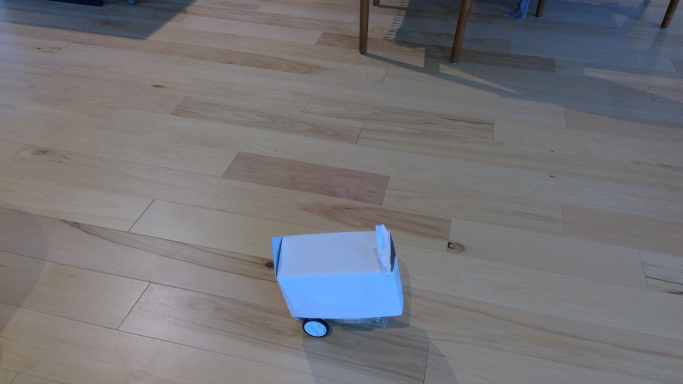
#> input picture tests/images/WIN_20261122_15_56_34_Pro.jpg, 1365 x 768 px (shown at 1/2 size)
$ python -i vision.py   (imports and definitions only)
#> lines starting #> are read from the running program, lines starting #| are printed output that depends on the picture; after the words box and inside, x2 and y2 are one past the last pixel; in counts of white or black regions, pixels touching at a corner belong together
#> further down, picture is the input picture: shape (768, 1365, 3); mean B, G, R 119.8, 115.9, 116.2
"""Tracks the robot (a white paper box on wheels) in the tablet's rear camera.

Detection by hue and saturation: the camera's auto white balance is set by the warm wood floor, so the white paper
box shows up blue-tinted (hue ~100-107, saturation ~75-150 on OpenCV's 0-179 / 0-255 scales), while the floor and the
glare on it are nearly unsaturated (saturation < 25). Each frame is downscaled and converted to HSV; pixels inside
hue_range and saturation_range and not darker than the frame's median value + value_offset (drops shadows) are kept,
cleaned up with morphology, and the blobs are scored by size, by distance to the last position while tracking, and
down-weighted when cut by the frame edge (window reflections). Clicking the robot in the camera window recalibrates
the hue/saturation ranges from the clicked pixels and re-seeds the track.
Keys in the window: m = show mask, r = reset track, q = quit.
"""
import logging
import math
import os
import threading
import time
from dataclasses import dataclass

import cv2
import numpy as np

log = logging.getLogger("squeaky.vision")

WINDOW = "squeaky - robot tracking"


@dataclass
class Track:
    found: bool = False
    x: float = 0.0           # centre, normalized 0..1 (left -> right)
    y: float = 0.0           # centre, normalized 0..1 (top -> bottom)
    bbox: tuple = None       # (x, y, w, h) in frame pixels
    vx: float = 0.0          # velocity, normalized units per second
    vy: float = 0.0
    timestamp: float = 0.0

    # [15 lines left out: functions describe, heading, not called in this run]


class RobotDetector:
    def __init__(self, process_width=640, hue_range=(90, 130), saturation_range=(50, 255), value_offset=-10,
                 min_area=0.002, max_area=0.3,
                 min_solidity=0.45):
        self.process_width = process_width
        self.hue_range = tuple(hue_range)
        self.saturation_range = tuple(saturation_range)
        self.value_offset = value_offset
        self.min_area = min_area
        self.max_area = max_area
        self.min_solidity = min_solidity

    def _hsv(self, frame):
        h, w = frame.shape[:2]
#> h = 768; w = 1365
        scale = self.process_width / w if w > self.process_width else 1.0
#> scale = 0.469
        small = cv2.resize(frame, (round(w * scale), round(h * scale))) if scale != 1.0 else frame
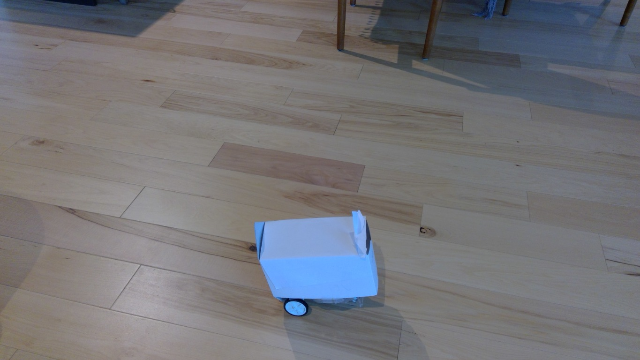
#> small: shape (360, 640, 3); mean B, G, R 119.6, 115.8, 116.1
        return cv2.cvtColor(cv2.GaussianBlur(small, (5, 5), 0), cv2.COLOR_BGR2HSV), scale

    # [13 lines left out: function calibrate, not called in this run]

    def candidates(self, frame):
        """Returns ([(cx, cy, (x, y, w, h), area_fraction, touches_border)] in frame pixels, mask, scale)."""
        hsv, scale = self._hsv(frame)
#> hsv: shape (360, 640, 3); mean H, S, V 65, 28.6, 125.2
#> scale = 0.469
        hue, sat, val = cv2.split(hsv)
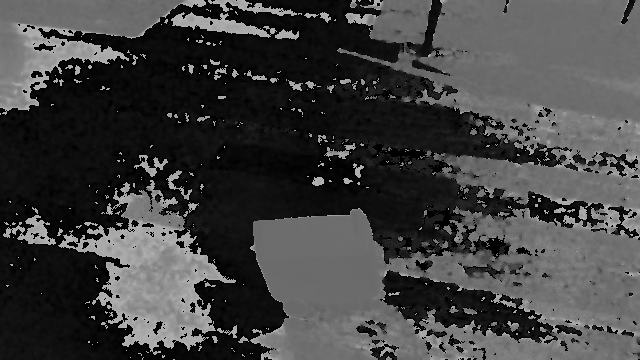
#> hue: shape (360, 640); min 0, max 178, mean 65
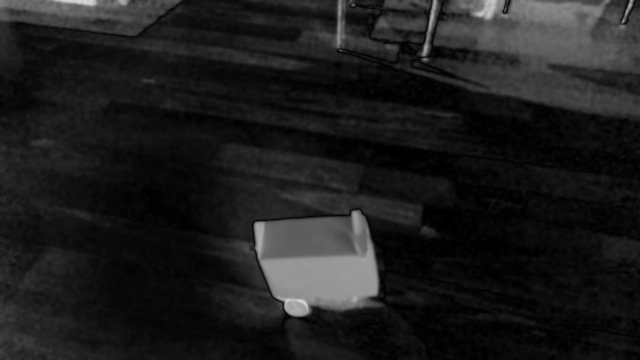
#> sat: shape (360, 640); min 0, max 222, mean 28.6
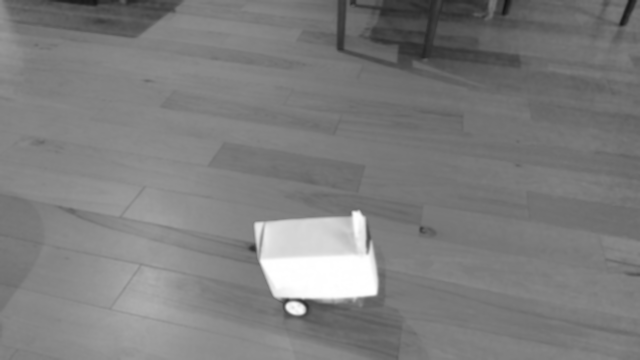
#> val: shape (360, 640); min 18, max 255, mean 125.2
        (h0, h1), (s0, s1) = self.hue_range, self.saturation_range
        in_hue = (hue >= h0) & (hue <= h1) if h0 <= h1 else (hue >= h0) | (hue <= h1)  # h0 > h1 wraps red
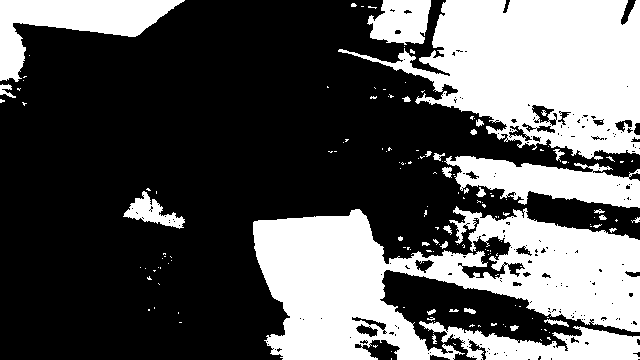
#> in_hue: shape (360, 640) bool; 35.2% white; 161 white regions (131 under 20 px), largest, box (x1, y1, x2, y2) and area: (253, 206, 640, 360) 32863, (338, 0, 640, 160) 27496, (0, 0, 185, 82) 6047
        v_min = float(np.median(val)) + self.value_offset
#> v_min = 113
        mask = (in_hue & (sat >= s0) & (sat <= s1) & (val >= v_min)).astype(np.uint8) * 255
#> mask: shape (360, 640); 5.1% white; 38 white regions (27 under 20 px), largest, box (x1, y1, x2, y2) and area: (254, 210, 379, 316) 9739, (552, 37, 640, 69) 1277, (0, 0, 19, 22) 199
        mask = cv2.morphologyEx(mask, cv2.MORPH_OPEN, np.ones((3, 3), np.uint8))
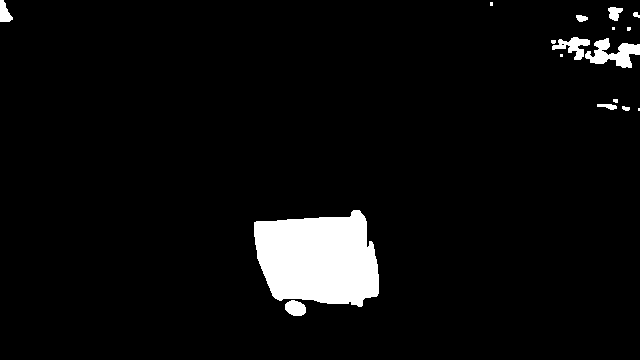
#> mask: shape (360, 640); 5% white; 17 white regions (7 under 20 px), largest, box (x1, y1, x2, y2) and area: (254, 210, 379, 307) 9471, (585, 38, 640, 68) 830, (552, 37, 590, 60) 394
        mask = cv2.morphologyEx(mask, cv2.MORPH_CLOSE, np.ones((9, 9), np.uint8))
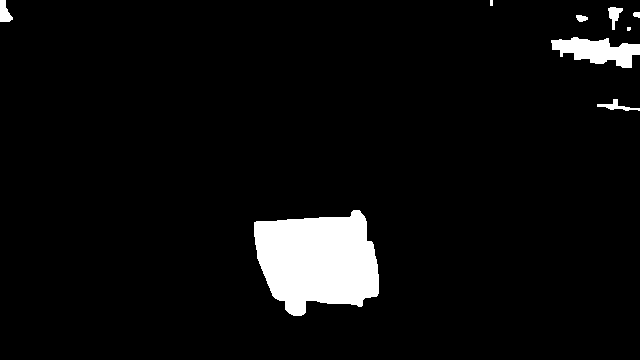
#> mask: shape (360, 640); 5.3% white; 9 white regions (2 under 20 px)
        contours, _ = cv2.findContours(mask, cv2.RETR_EXTERNAL, cv2.CHAIN_APPROX_SIMPLE)
#> contours = 9 contours, 2 with area under 20; largest, box (x1, y1, x2, y2) and area: (254, 210, 379, 316) 9620, (551, 37, 640, 68) 1488, (0, 0, 13, 22) 162, (608, 7, 623, 30) 141, (597, 99, 640, 111) 128, (576, 15, 588, 22) 48, (633, 12, 640, 18) 24
        mh, mw = mask.shape
#> mh = 360; mw = 640
        total = mh * mw
#> total = 230400
        found = []
        for c in contours:
            area = cv2.contourArea(c)
            frac = area / total
            if not self.min_area <= frac <= self.max_area:
                continue
            hull = cv2.contourArea(cv2.convexHull(c))
            if hull <= 0 or area / hull < self.min_solidity:
                continue
            x, y, bw, bh = cv2.boundingRect(c)
            border = x <= 1 or y <= 1 or x + bw >= mw - 1 or y + bh >= mh - 1
            m = cv2.moments(c)
            cx, cy = m["m10"] / m["m00"], m["m01"] / m["m00"]
            found.append((cx / scale, cy / scale, (round(x / scale), round(y / scale), round(bw / scale),
                                                     round(bh / scale)), frac, border))
#> this loop made 9 passes
#> (area, frac) on passes 2, 5, 6, 7, 9: (128, 0.000556), (47.5, 0.000206), (24.5, 0.000106), (141, 0.000612), (161.5, 0.000701)
#> (area, frac, hull, x, y, bw, bh, border) on passes 1, 3: (9620.5, 0.0418, 10552.5, 254, 210, 125, 106, False), (1488, 0.00646, 1965, 551, 37, 89, 31, True)
#> after the loop, found = [(676.9, 555.2, (542, 448, 267, 226), 0.0418, False), (1274.3, 107.7, (1175, 79, 190, 66), 0.00646, True)]
        return found, mask, scale


class RobotTracker:
    """Chooses the robot among the detector's candidates and smooths its position over time."""

    # [17 lines left out: functions __init__, seed, not called in this run]

    def reset(self):
        self.track = Track()
        self._seed = None

    # [39 lines left out: function update, not called in this run]


class CameraTracker:
    """Background thread: grabs frames from the camera, tracks the robot, logs changes and shows an annotated view."""

    # [22 lines left out: functions __init__, track, not called in this run]

    def start(self):
        self._running = True
        self._thread.start()

    def stop(self):
        self._running = False
        self._thread.join(timeout=3)

    # [106 lines left out: functions _open, _run, _log, _annotate, _on_mouse, _on_key and 1 more, not called in this run]

>>> import cv2
>>> picture = cv2.imread('../tests/images/WIN_20261122_15_56_34_Pro.jpg')
>>> result = RobotDetector().candidates(picture)

$ run again, on tests/images/WIN_20261122_15_56_43_Pro.jpg
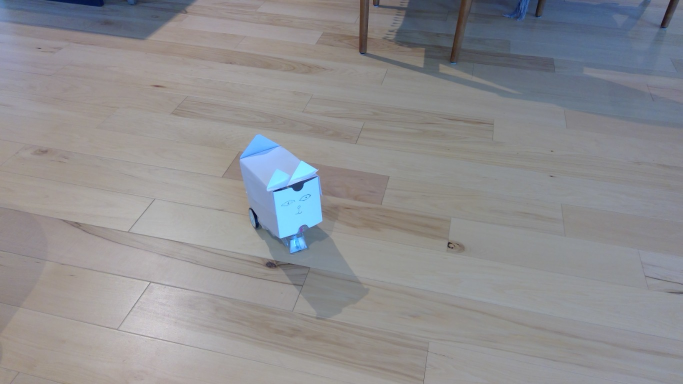
#> input picture tests/images/WIN_20261122_15_56_43_Pro.jpg, 1365 x 768 px (shown at 1/2 size)
#> picture is the input picture: shape (768, 1365, 3); mean B, G, R 144.3, 141.5, 141.8
#> hsv: shape (360, 640, 3); mean H, S, V 62.3, 23.5, 149.7
#> in candidates, `hsv, scale = self._hsv(frame)`: scale = 0.469
#> in candidates, `in_hue = (hue >= h0) & (hue <= h1) if h0 <= h1 else (hue >= h0) | (hue..`:
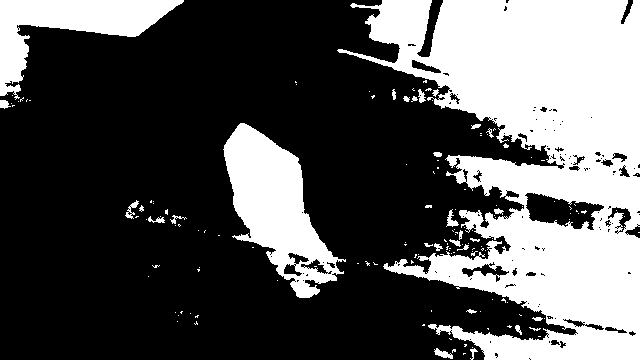
#> in_hue: shape (360, 640) bool; 33.9% white; 150 white regions (120 under 20 px), largest, box (x1, y1, x2, y2) and area: (337, 0, 640, 360) 60242, (223, 123, 346, 298) 9816, (0, 0, 184, 100) 6572
#> v_min = 139
#> in candidates, `mask = cv2.morphologyEx(mask, cv2.MORPH_CLOSE, np.ones((9, 9), np.uint..`:
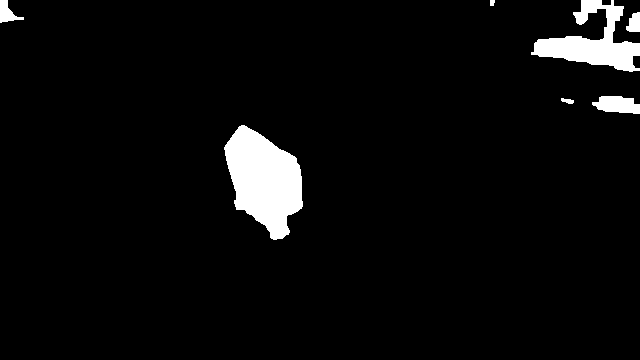
#> mask: shape (360, 640); 4.5% white; 7 white regions
#> contours = 7 contours, 1 with area under 20; largest, box (x1, y1, x2, y2) and area: (224, 125, 303, 240) 5610, (531, 0, 640, 72) 3076, (592, 96, 640, 114) 578, (0, 0, 24, 23) 234, (626, 12, 640, 32) 180, (561, 98, 574, 104) 36
#> the loop in candidates, `for c in contours:` made 7 passes
#> (area, frac, hull, x, y, bw, bh, border) on passes 1, 3, 5: (5610.5, 0.0244, 6130, 224, 125, 79, 115, False), (577.5, 0.00251, 644, 592, 96, 48, 18, True), (3075.5, 0.0133, 5294.5, 531, 0, 109, 72, True)
#> after the loop in candidates, `for c in contours:`: found = [(562.6, 383.1, (478, 267, 168, 245), 0.0244, False), (1315.8, 222.6, (1263, 205, 102, 38), 0.00251, True), (1262.8, 89.82, (1133, 0, 232, 154), 0.0133, True)]

$ run again, on tests/images/WIN_20261122_15_56_53_Pro.jpg
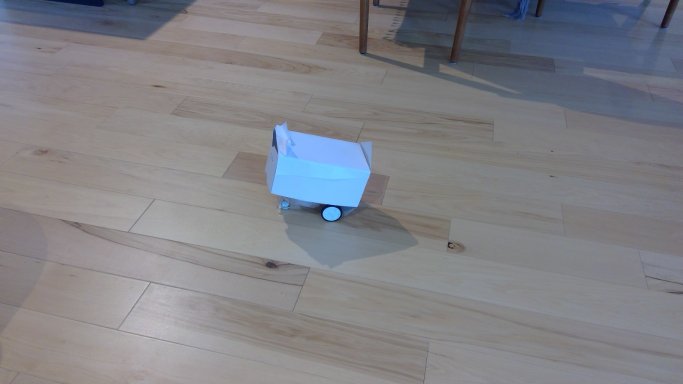
#> input picture tests/images/WIN_20261122_15_56_53_Pro.jpg, 1365 x 768 px (shown at 1/2 size)
#> picture is the input picture: shape (768, 1365, 3); mean B, G, R 134, 128.8, 128.5
#> hsv: shape (360, 640, 3); mean H, S, V 79.6, 24.4, 137.6
#> in candidates, `hsv, scale = self._hsv(frame)`: scale = 0.469
#> in candidates, `in_hue = (hue >= h0) & (hue <= h1) if h0 <= h1 else (hue >= h0) | (hue..`:
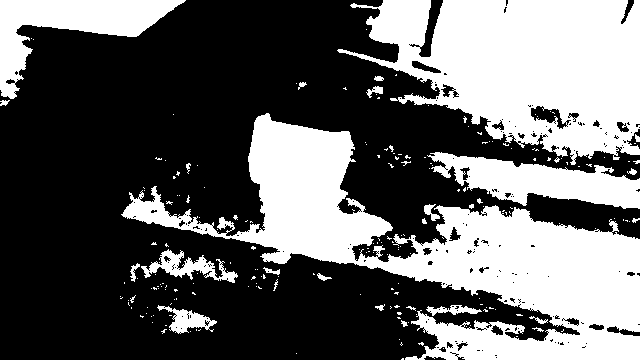
#> in_hue: shape (360, 640) bool; 38.9% white; 209 white regions (183 under 20 px), largest, box (x1, y1, x2, y2) and area: (121, 113, 640, 360) 41654, (337, 0, 640, 165) 31267, (0, 0, 186, 99) 6574
#> v_min = 127
#> in candidates, `mask = cv2.morphologyEx(mask, cv2.MORPH_CLOSE, np.ones((9, 9), np.uint..`:
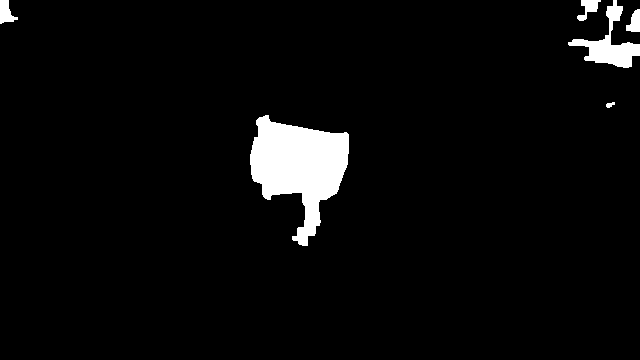
#> mask: shape (360, 640); 4.1% white; 6 white regions
#> contours = 6 contours; box (x1, y1, x2, y2) and area: (250, 115, 349, 246) 6868, (568, 0, 640, 68) 1393, (0, 0, 18, 24) 222, (577, 0, 601, 21) 198, (626, 9, 640, 32) 185, (606, 102, 615, 108) 24
#> the loop in candidates, `for c in contours:` made 6 passes
#> (area, frac) on passes 2, 3, 5, 6: (23.5, 0.000102), (185, 0.000803), (198, 0.000859), (222, 0.000964)
#> after the loop in candidates, `for c in contours:`: found = [(637.2, 353.6, (533, 245, 211, 279), 0.0298, False), (1300.5, 95.51, (1211, 0, 154, 145), 0.00605, True)]
